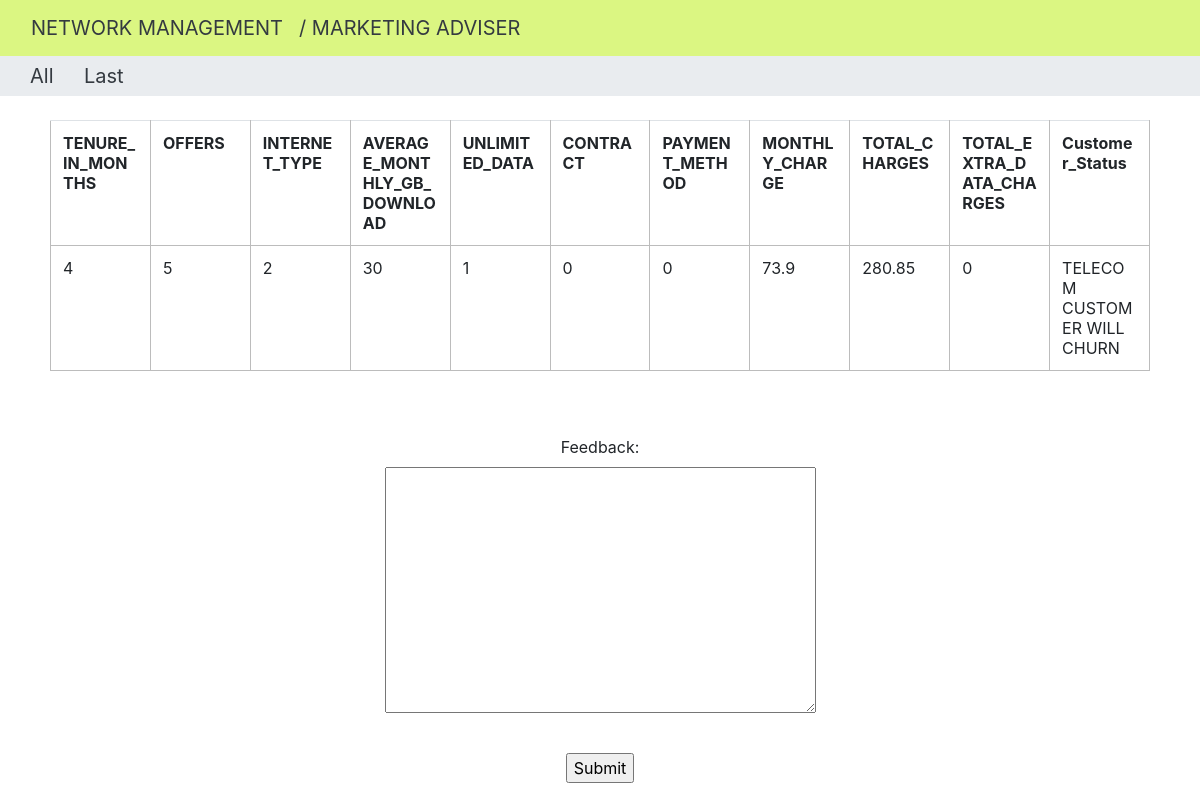
The page /last_patients/ on the database its author committed.
### new/models.py (models this page shows)
class UserPredictDataModel(models.Model):
    TENURE_IN_MONTHS = models.CharField(max_length=100)
    OFFERS = models.CharField(max_length=100)
    INTERNET_TYPE = models.CharField(max_length=100)
    AVERAGE_MONTHLY_GB_DOWNLOAD = models.CharField(max_length=100)
    UNLIMITED_DATA = models.CharField(max_length=100)
    CONTRACT = models.CharField(max_length=100)
    PAYMENT_METHOD = models.CharField(max_length=100)
    MONTHLY_CHARGE = models.CharField(max_length=100)
    TOTAL_CHARGES = models.CharField(max_length=100)
    TOTAL_EXTRA_DATA_CHARGES = models.CharField(max_length=100)
    Customer_Status = models.CharField(max_length=100)

### new/views.py (the view)
# urls.py: path('last_patients/',views.view_last,name='details_last'),
def view_last(request):
    if request.method == "POST":
        form = forms.FeedForm(request.POST)
        if form.is_valid():
            form.save()
            model = models.UserPredictDataModel.objects.latest('id')
            return render(request, 'new/last.html', {'model':model,'msg':'Feedback sent'})
        else:
            model = models.UserPredictDataModel.objects.latest('id')
            return render(request, 'new/last.html', {'model':model,'msg':'Feedback Error'})
    else:
        form = forms.FeedForm()
        model = models.UserPredictDataModel.objects.latest('id')
    return render(request, 'new/last.html', {'model':model,'form':form})

### new/forms.py
class FeedForm(forms.ModelForm):
    class Meta():
        model = FeedModel
        fields = '__all__'

### new/templates/new/last.html (shortened to what this page needs)
{% extends 'new/base.html' %}
{% load static %}
{% block content %}
<body>
    <div>
		<div style="background-color: #e9ecef;">
		    <a class="navbar-brand text-dark" style="margin-left: 30px;" href="{% url 'details_all' %}">All</a>
		    <a class="navbar-brand text-dark" style="margin-left: 10px;" href="{% url 'details_last' %}">Last</a>
	    </div>
        <br>
        <center>
        <div class="feed_table">
            <table class="table" border="default" style="table-layout: fixed;">
                <tr>
                    <th>TENURE_IN_MONTHS</th><th>OFFERS</th><th>INTERNET_TYPE</th>
                    <th>AVERAGE_MONTHLY_GB_DOWNLOAD</th><th>UNLIMITED_DATA</th><th>CONTRACT</th>
                    <th>PAYMENT_METHOD</th>
                    <th>MONTHLY_CHARGE</th><th>TOTAL_CHARGES</th><th>TOTAL_EXTRA_DATA_CHARGES</th>
                    <th>Customer_Status</th>
                    </tr>
                    <tr>
                        <td>{{model.TENURE_IN_MONTHS}}</td><td>{{model.OFFERS}}</td>
                        <td>{{model.INTERNET_TYPE}}</td><td>{{model.AVERAGE_MONTHLY_GB_DOWNLOAD}}</td>
                        <td>{{model.UNLIMITED_DATA}}</td><td>{{model.CONTRACT}}</td>
                        <td>{{model.PAYMENT_METHOD}}</td><td>{{model.MONTHLY_CHARGE}}</td>
                        <td>{{model.TOTAL_CHARGES}}</td><td>{{model.TOTAL_EXTRA_DATA_CHARGES}}</td>
                        <td>{{model.Customer_Status}}</td>
                    </tr>
            </table>
        </div>
        </center>
        <br><br>
        <div>
        <center>
            <form action="{% url 'details_last' %}" method="POST">
                {% for f in form %}
                <p>
                    {{ f.label_tag }}<br>
                    {{ f }}
                </p>
                {% endfor %}
                <br>
                {% if not msg %}
                    <input type="submit">
                {% else %}
                    {{msg}}
                {% endif %}
            </form>
        </center>
        </div>
{% endblock content %}

### new/templates/new/base.html (shortened to what this page needs)
{% load static %}
<html lang="en">
<head>
    <link rel="stylesheet" href="{% static 'css/bootstrap.css' %}">
    <link rel="stylesheet" href="{% static 'css/master.css' %}">
</head>
<body>
  {% if user.is_authenticated %}
  <nav class="navbar navbar-expand-lg" style="background-color: #DBF682;">
    <div class="container-fluid">
      <div class="collapse navbar-collapse" id="navbarNav">
        <ul class="navbar-nav">
          <li class="nav-item">
            <a class="navbar-brand text-dark" style="margin-left: 1250px;" href="{% url 'logout' %}">Logout</a>
          </li>
        </ul>
      </div>
    </div>
  </nav>
  {% else %}
  <nav class="navbar navbar-expand-lg" style="background-color: #DBF682;">
    <div class="container-fluid">
      <div class="collapse navbar-collapse" id="navbarNav">
        <ul class="navbar-nav">
          <li class="nav-item">
            <a class="navbar-brand active text-dark" aria-current="page" href="{% url 'home_view' %}">NETWORK MANAGEMENT  </a>
          </li>
          <li class="nav-item">
            <a class="navbar-brand text-dark" href="{% url 'login' %}">/ MARKETING ADVISER</a>
          </li>
        </ul>
      </div>
    </div>
  </nav>
  {% endif %}
      {% block content %}
      {% endblock content %}
</body>
</html>

### new/templates/new/base.html (style rules this page uses)
th,td { border-style:solid; border-width:1px; border-color:#BCBCBC; word-wrap:break-word; }
.feed_table { margin-left: 50px; margin-right: 50px; }

### rows shown on the page
UserPredictDataModel: TENURE_IN_MONTHS "4", OFFERS "5", INTERNET_TYPE "2", AVERAGE_MONTHLY_GB_DOWNLOAD "30", UNLIMITED_DATA "1", CONTRACT "0", PAYMENT_METHOD "0", MONTHLY_CHARGE "73.9", TOTAL_CHARGES "280.85", TOTAL_EXTRA_DATA_CHARGES "0", Customer_Status "TELECOM CUSTOMER WILL CHURN"

### other values the page prints
{{ f.label_tag }} "Feedback:"
